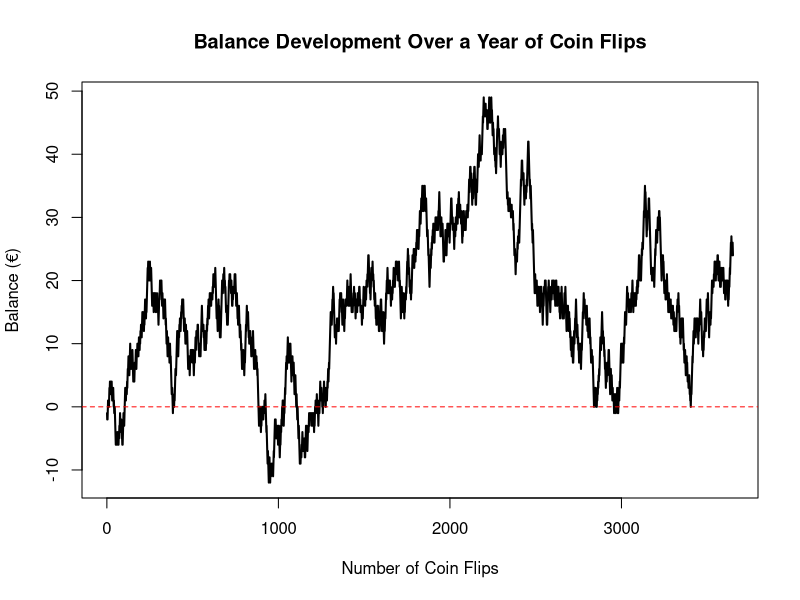

Write the R code that produced this figure.
## ---- chunk 1
#A
#par(mfrow = c(1, 3))

#x <- runif(50)
#hist(x, main = "Histogram of 50 draws")

#y <- runif(500)
#hist(y, main = "Histogram of 500 draws")

# z <- runif(5000)
# hist(z, main = "Histogram of 5000 draws")

#B
sim.coin <- function(n) {
  U <- runif(n)  # Generate n random values between 0 and 1
  S <- ifelse(U < 0.5, -1, 1)  # Assign -1 for Tails, 1 for Heads
  return(S)
}

#C
balance <- cumsum(sim.coin(3650))

plot(1:3650, balance, type = "l", lwd = 2,
     main = "Balance Development Over a Year of Coin Flips",
     xlab = "Number of Coin Flips", ylab = "Balance (€)",
     ylim = range(balance))

abline(h = 0, col = "red", lty = 2)

#D
pos_balance_percantage <- (sum(balance > 0) / 3650) * 100
 
cat("Fraction of time balance is positive:", pos_balance_percantage, "\n")
# Since the game is fair with 50/50 chance of winning, 
# the expected time fraction where the balance is positive is 50%. 
# However, this number might fluctuate a lot.
# The numbers of positive balances in 5 runs:
# 73.83%, 48%, 62.60%, 70.82%, 35.20%

#E
pos_days <- 3650 * 0.05
probability <- (0.5) ^ (pos_days) * 0.5 ^ (3650 - pos_days)
cat("The probability of having 5% positive days", probability, "\n")
# The probability of having 5% positive days in a year is
# so small that it is 0.

#F

